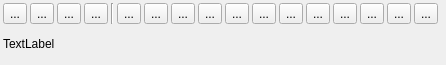
<?xml version="1.0" encoding="UTF-8"?>
<ui version="4.0">
 <class>IScrOptTrk</class>
 <widget class="QWidget" name="IScrOptTrk">
  <property name="geometry">
   <rect>
    <x>0</x>
    <y>0</y>
    <width>446</width>
    <height>65</height>
   </rect>
  </property>
  <property name="windowTitle">
   <string>Form</string>
  </property>
  <layout class="QVBoxLayout" name="verticalLayout">
   <property name="spacing">
    <number>3</number>
   </property>
   <property name="leftMargin">
    <number>3</number>
   </property>
   <property name="topMargin">
    <number>3</number>
   </property>
   <property name="rightMargin">
    <number>3</number>
   </property>
   <property name="bottomMargin">
    <number>3</number>
   </property>
   <item>
    <layout class="QHBoxLayout" name="horizontalLayout">
     <property name="spacing">
      <number>3</number>
     </property>
     <item>
      <widget class="QToolButton" name="toolEditDetails">
       <property name="toolTip">
        <string>View details and edit properties of track.</string>
       </property>
       <property name="text">
        <string>...</string>
       </property>
       <property name="icon">
        <iconset resource="../../resources.qrc">
         <normaloff>:/icons/32x32/EditDetails.png</normaloff>:/icons/32x32/EditDetails.png</iconset>
       </property>
      </widget>
     </item>
     <item>
      <widget class="QToolButton" name="toolTags">
       <property name="toolTip">
        <string>Set tags and rating.</string>
       </property>
       <property name="text">
        <string>...</string>
       </property>
       <property name="icon">
        <iconset resource="../../resources.qrc">
         <normaloff>:/icons/32x32/Tag.png</normaloff>:/icons/32x32/Tag.png</iconset>
       </property>
      </widget>
     </item>
     <item>
      <widget class="QToolButton" name="toolCopy">
       <property name="toolTip">
        <string>Copy track into another project.</string>
       </property>
       <property name="text">
        <string>...</string>
       </property>
       <property name="icon">
        <iconset resource="../../resources.qrc">
         <normaloff>:/icons/32x32/Copy.png</normaloff>:/icons/32x32/Copy.png</iconset>
       </property>
      </widget>
     </item>
     <item>
      <widget class="QToolButton" name="toolDelete">
       <property name="toolTip">
        <string>Delete track from project.</string>
       </property>
       <property name="text">
        <string>...</string>
       </property>
       <property name="icon">
        <iconset resource="../../resources.qrc">
         <normaloff>:/icons/32x32/DeleteOne.png</normaloff>:/icons/32x32/DeleteOne.png</iconset>
       </property>
      </widget>
     </item>
     <item>
      <widget class="Line" name="line">
       <property name="orientation">
        <enum>Qt::Vertical</enum>
       </property>
      </widget>
     </item>
     <item>
      <widget class="QToolButton" name="toolProfile">
       <property name="toolTip">
        <string>Show on-screen profile and detailed information about points.</string>
       </property>
       <property name="text">
        <string>...</string>
       </property>
       <property name="icon">
        <iconset resource="../../resources.qrc">
         <normaloff>:/icons/32x32/TrkProfile.png</normaloff>:/icons/32x32/TrkProfile.png</iconset>
       </property>
       <property name="checkable">
        <bool>true</bool>
       </property>
      </widget>
     </item>
     <item>
      <widget class="QToolButton" name="toolRange">
       <property name="toolTip">
        <string extracomment="use line breaks to keep a sensible tooltip width">Select a range of points. You can use that tool to:

* Hide or show points of a track. 
* You can copy the selected range. 
* You can choose an activity for the selected range

Note: If you want to fix bad points in a real GPS recording 
this is the right tool. Simply select the section of bad points 
(one is ok, too) and hide them.</string>
       </property>
       <property name="text">
        <string>...</string>
       </property>
       <property name="icon">
        <iconset resource="../../resources.qrc">
         <normaloff>:/icons/32x32/SelectRange.png</normaloff>:/icons/32x32/SelectRange.png</iconset>
       </property>
      </widget>
     </item>
     <item>
      <widget class="QToolButton" name="toolEdit">
       <property name="toolTip">
        <string extracomment="use line breaks to keep a sensible tooltip width">Edit the position of track points and use automatic routing 
to create new track points. This is used to create new tracks 
to plan a tour.

Note: This is the wrong tool to fix bad points of a real GPS 
recording. Use the range tool. </string>
       </property>
       <property name="text">
        <string>...</string>
       </property>
       <property name="icon">
        <iconset resource="../../resources.qrc">
         <normaloff>:/icons/32x32/LineMove.png</normaloff>:/icons/32x32/LineMove.png</iconset>
       </property>
      </widget>
     </item>
     <item>
      <widget class="QToolButton" name="toolReverse">
       <property name="toolTip">
        <string>Reverse track.</string>
       </property>
       <property name="text">
        <string>...</string>
       </property>
       <property name="icon">
        <iconset resource="../../resources.qrc">
         <normaloff>:/icons/32x32/Reverse.png</normaloff>:/icons/32x32/Reverse.png</iconset>
       </property>
      </widget>
     </item>
     <item>
      <widget class="QToolButton" name="toolCombine">
       <property name="toolTip">
        <string>Combine tracks.</string>
       </property>
       <property name="text">
        <string>...</string>
       </property>
       <property name="icon">
        <iconset resource="../../resources.qrc">
         <normaloff>:/icons/32x32/Combine.png</normaloff>:/icons/32x32/Combine.png</iconset>
       </property>
      </widget>
     </item>
     <item>
      <widget class="QToolButton" name="toolCut">
       <property name="toolTip">
        <string>Cut track at selected point. You can use this to:

* remove bad points at the start or end of the track
* use the track parts to plan a new tour
* cut a long track into stages
</string>
       </property>
       <property name="text">
        <string>...</string>
       </property>
       <property name="icon">
        <iconset resource="../../resources.qrc">
         <normaloff>:/icons/32x32/TrkCut.png</normaloff>:/icons/32x32/TrkCut.png</iconset>
       </property>
      </widget>
     </item>
     <item>
      <widget class="QToolButton" name="toolActivity">
       <property name="toolTip">
        <string>Set an activity for the complete track.</string>
       </property>
       <property name="text">
        <string>...</string>
       </property>
       <property name="icon">
        <iconset resource="../../resources.qrc">
         <normaloff>:/icons/32x32/Activity.png</normaloff>:/icons/32x32/Activity.png</iconset>
       </property>
      </widget>
     </item>
     <item>
      <widget class="QToolButton" name="toolAddInfo">
       <property name="toolTip">
        <string>Add a description to the selected track point. The track point will be marked with an auto-numbered bullet. A table with all descriptions will be shown in the track details dialog and for highlighted tracks in the map view.</string>
       </property>
       <property name="text">
        <string>...</string>
       </property>
       <property name="icon">
        <iconset resource="../../resources.qrc">
         <normaloff>:/icons/32x32/AddPointInfo.png</normaloff>:/icons/32x32/AddPointInfo.png</iconset>
       </property>
      </widget>
     </item>
     <item>
      <widget class="QToolButton" name="toolColor">
       <property name="toolTip">
        <string>Change the color of the track.</string>
       </property>
       <property name="text">
        <string>...</string>
       </property>
       <property name="icon">
        <iconset resource="../../resources.qrc">
         <normaloff>:/icons/32x32/SelectColor.png</normaloff>:/icons/32x32/SelectColor.png</iconset>
       </property>
      </widget>
     </item>
     <item>
      <widget class="QToolButton" name="toolAddElevation">
       <property name="toolTip">
        <string>Replace elevation by the view's DEM data.</string>
       </property>
       <property name="text">
        <string>...</string>
       </property>
       <property name="icon">
        <iconset resource="../../resources.qrc">
         <normaloff>:/icons/32x32/SetEle.png</normaloff>:/icons/32x32/SetEle.png</iconset>
       </property>
      </widget>
     </item>
     <item>
      <widget class="QToolButton" name="toolCopyWithWpt">
       <property name="toolTip">
        <string>Copy track together with all attached waypoints into another project.</string>
       </property>
       <property name="text">
        <string>...</string>
       </property>
       <property name="icon">
        <iconset resource="../../resources.qrc">
         <normaloff>:/icons/32x32/CopyTrkWithWpt.png</normaloff>:/icons/32x32/CopyTrkWithWpt.png</iconset>
       </property>
      </widget>
     </item>
     <item>
      <widget class="QToolButton" name="toolNogo">
       <property name="toolTip">
        <string>Toggle Nogo-Line</string>
       </property>
       <property name="text">
        <string>...</string>
       </property>
       <property name="icon">
        <iconset resource="../../resources.qrc">
         <normaloff>:/icons/32x32/NoGo.png</normaloff>:/icons/32x32/NoGo.png</iconset>
       </property>
       <property name="checkable">
        <bool>true</bool>
       </property>
      </widget>
     </item>
     <item>
      <spacer name="horizontalSpacer">
       <property name="orientation">
        <enum>Qt::Horizontal</enum>
       </property>
       <property name="sizeHint" stdset="0">
        <size>
         <width>40</width>
         <height>20</height>
        </size>
       </property>
      </spacer>
     </item>
    </layout>
   </item>
   <item>
    <widget class="QLabel" name="label">
     <property name="text">
      <string>TextLabel</string>
     </property>
     <property name="textInteractionFlags">
      <set>Qt::LinksAccessibleByMouse|Qt::TextSelectableByMouse</set>
     </property>
    </widget>
   </item>
  </layout>
 </widget>
 <resources>
  <include location="../../resources.qrc"/>
 </resources>
 <connections/>
</ui>
